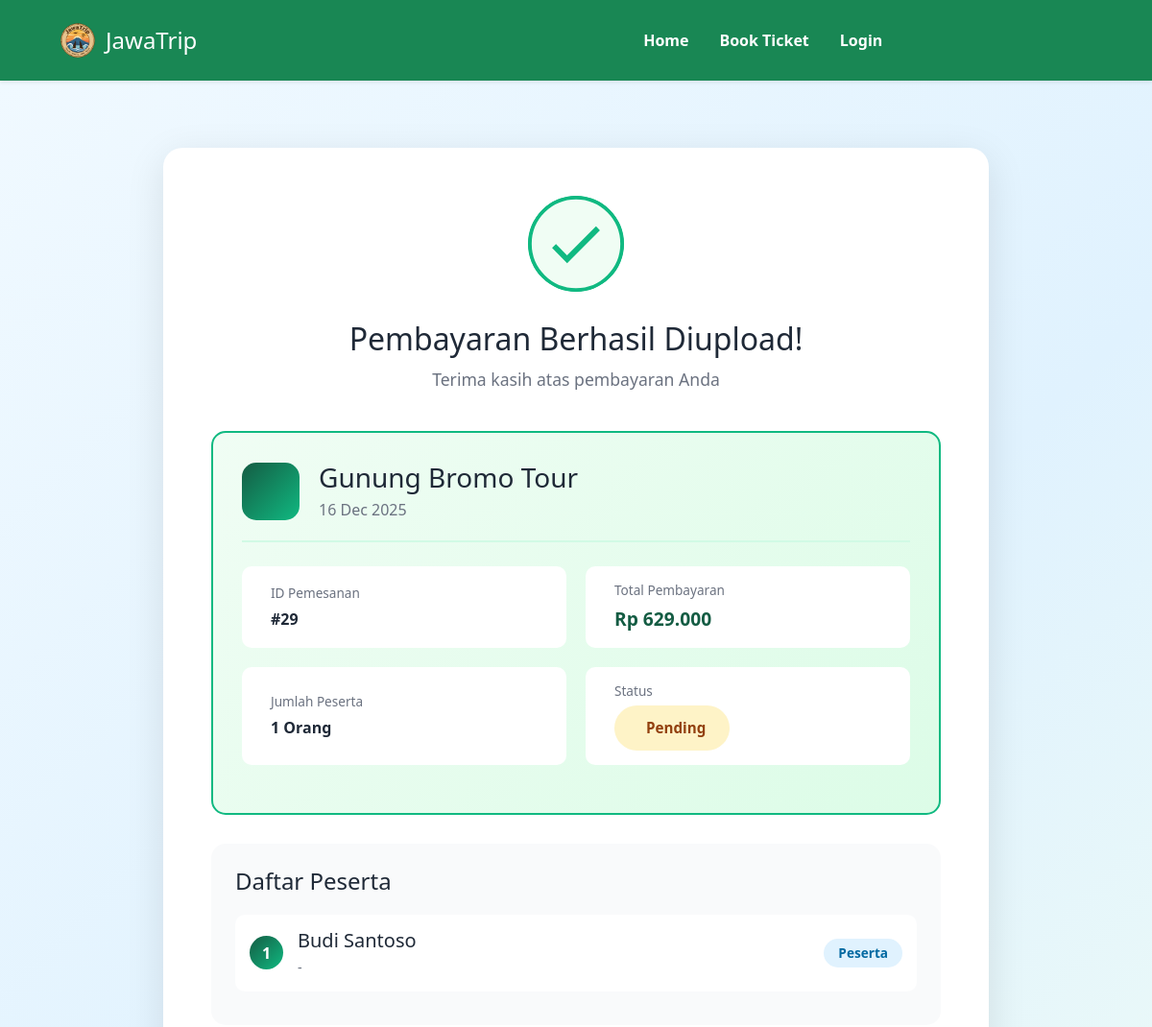
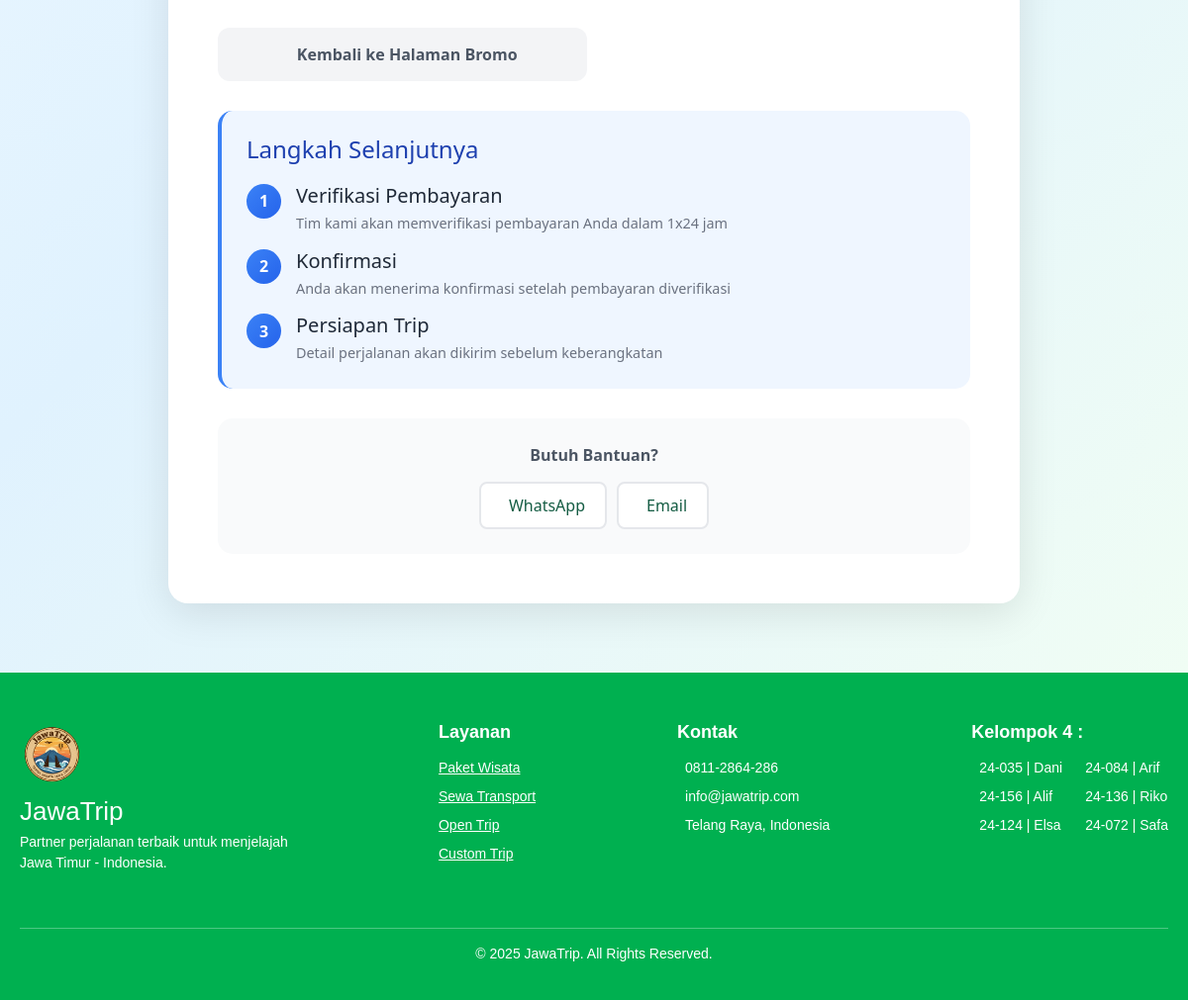
Page /payment_success_bromo.php?id=29 on the committed database (2 pictures, top to bottom).
### tables this page shows
CREATE TABLE `pemesanan_bromo` (
  `id` int(11) NOT NULL,
  `user_id` int(11) DEFAULT NULL,
  `tanggal_kunjungan` date DEFAULT NULL,
  `jumlah_orang` int(11) DEFAULT NULL,
  `sewa_jeep` varchar(5) DEFAULT NULL,
  `sewa_trail` varchar(5) DEFAULT NULL,
  `jumlah_trail` int(11) DEFAULT NULL,
  `total_harga` int(11) DEFAULT NULL,
  `status` varchar(20) DEFAULT NULL,
  `created_at` timestamp NOT NULL DEFAULT current_timestamp(),
  `bukti_transfer` varchar(255) DEFAULT NULL,
  `waktu_bayar` datetime DEFAULT NULL,
  `alasan_batal` text DEFAULT NULL,
  `waktu_batal` datetime DEFAULT NULL,
  `updated_at` datetime DEFAULT NULL
);

CREATE TABLE `pembayaran_bromo` (
  `id` int(11) NOT NULL,
  `bromo_id` int(11) NOT NULL,
  `user_id` int(11) DEFAULT NULL,
  `bukti_bayar` varchar(255) NOT NULL,
  `status_bayar` enum('pending','menunggu_verifikasi','lunas') DEFAULT 'pending',
  `tanggal_bayar` datetime DEFAULT current_timestamp(),
  `tanggal_konfirmasi` datetime DEFAULT NULL,
  `created_at` timestamp NOT NULL DEFAULT current_timestamp(),
  `updated_at` timestamp NOT NULL DEFAULT current_timestamp() ON UPDATE current_timestamp()
);

CREATE TABLE `users` (
  `id_user` int(11) NOT NULL,
  `nama_lengkap` varchar(100) DEFAULT NULL,
  `email` varchar(100) DEFAULT NULL,
  `alamat` text DEFAULT NULL,
  `password` varchar(255) DEFAULT NULL,
  `role` enum('admin','user') DEFAULT 'user',
  `no_telepon` int(100) DEFAULT NULL
);

### payment_success_bromo.php (the view, shortened to what this page needs)
<?php
include 'koneksi.php';
include 'includes/header.php';
include 'includes/navbar.php';
$id_pemesanan = isset($_GET['id']) ? intval($_GET['id']) : 0;
$query = "SELECT pb.*, u.nama_lengkap
          FROM pemesanan_bromo pb
          LEFT JOIN users u ON pb.user_id = u.id_user
          WHERE pb.id = $id_pemesanan";
$result = mysqli_query($conn, $query);
$pemesanan = mysqli_fetch_assoc($result);
$query_payment = "SELECT *
                  FROM pembayaran_bromo
                  WHERE bromo_id = $id_pemesanan
                  ORDER BY created_at DESC
                  LIMIT 1";
$result_payment = mysqli_query($conn, $query_payment);
$payment = mysqli_fetch_assoc($result_payment);
$jumlah = $pemesanan['jumlah_orang'];
?>
<link rel="stylesheet" href="assets/payment-style.css">
<div class="payment-container">
    <div class="success-wrapper">
        <div class="success-card">
            <div class="success-animation">
                <div class="checkmark-circle">
                    <svg class="checkmark" xmlns="http://www.w3.org/2000/svg" viewBox="0 0 52 52">
                        <circle class="checkmark-circle-path" cx="26" cy="26" r="25" fill="none"/>
                        <path class="checkmark-check" fill="none" d="M14.1 27.2l7.1 7.2 16.7-16.8"/>
                    </svg>
                </div>
            </div>
            <h1 class="success-title">Pembayaran Berhasil Diupload!</h1>
            <p class="success-subtitle">Terima kasih atas pembayaran Anda</p>
            <div class="booking-card-success">
                <div class="booking-header-success">
                    <div class="booking-icon">
                    </div>
                    <div class="booking-info">
                        <h3>Gunung Bromo Tour</h3>
                        <p>
                            <?= date('d M Y', strtotime($pemesanan['created_at'])) ?>
                        </p>
                    </div>
                </div>
                <div class="booking-details-grid">
                    <div class="detail-item">
                        <div>
                            <p class="label">ID Pemesanan</p>
                            <p class="value">#<?= $pemesanan['id'] ?></p>
                        </div>
                    </div>
                    <div class="detail-item">
                        <div>
                            <p class="label">Total Pembayaran</p>
                            <p class="value price">
                                Rp <?= number_format($pemesanan['total_harga'], 0, ',', '.') ?>
                            </p>
                        </div>
                    </div>
                    <div class="detail-item">
                        <div>
                            <p class="label">Jumlah Peserta</p>
                            <p class="value"><?= $pemesanan['jumlah_orang'] ?> Orang</p>
                        </div>
                    </div>
                    <div class="detail-item">
                        <div>
                            <p class="label">Status</p>
                            <?php
                                $status = strtolower($payment['status_bayar'] ?? 'pending');
                                if ($status === 'lunas') {
                                    $badgeClass = 'lunas';
                                    $iconClass  = 'bi bi-check-circle';
                                    $statusText = 'Lunas';
                                } elseif ($status === 'pending') {
                                    $badgeClass = 'pending';
                                    $iconClass  = 'bi bi-clock-history';
                                    $statusText = 'pending';
                                } else {
                                    $badgeClass = 'pending';
                                    $iconClass  = 'bi bi-clock-history';
                                    $statusText = 'Pending';
                                }
                            ?>
                            <span class="status-badge <?= $badgeClass ?>">
                                <i class="<?= $iconClass ?>"></i> <?= $statusText ?>
                            </span>
                        </div>
                    </div>
                </div>
            </div>
            <div class="passenger-list-success">
                <h4><i class="bi bi-people"></i> Daftar Peserta</h4>
                <?php for ($i = 1; $i <= $jumlah; $i++): ?>
                <div class="passenger-item-success">
                    <div class="passenger-number"><?= $i ?></div>
                    <div class="passenger-details">
                        <h5><?= htmlspecialchars($pemesanan['nama_lengkap']) ?></h5>
                        <p>-</p>
                    </div>
                    <span class="passenger-type-badge">Peserta</span>
                </div>
                <?php endfor; ?>
            </div>
            <div class="action-buttons-grid">
                <a href="destinasi/bromo.php" class="btn-home">
                    <i class="bi bi-house"></i> Kembali ke Halaman Bromo
                </a>
            </div>
            <div class="next-steps">
                <h4><i class="bi bi-list-check"></i> Langkah Selanjutnya</h4>
                <div class="steps-grid">
                    <div class="step-item">
                        <div class="step-number">1</div>
                        <div class="step-content">
                            <h5>Verifikasi Pembayaran</h5>
                            <p>Tim kami akan memverifikasi pembayaran Anda dalam 1x24 jam</p>
                        </div>
                    </div>
                    <div class="step-item">
                        <div class="step-number">2</div>
                        <div class="step-content">
                            <h5>Konfirmasi</h5>
                            <p>Anda akan menerima konfirmasi setelah pembayaran diverifikasi</p>
                        </div>
                    </div>
                    <div class="step-item">
                        <div class="step-number">3</div>
                        <div class="step-content">
                            <h5>Persiapan Trip</h5>
                            <p>Detail perjalanan akan dikirim sebelum keberangkatan</p>
                        </div>
                    </div>
                </div>
            </div>
            <div class="contact-info">
                <p><i class="bi bi-headset"></i> <strong>Butuh Bantuan?</strong></p>
                <div class="contact-methods">
                    <a href="https://wa.me/6281234567890" class="contact-btn">
                        <i class="bi bi-whatsapp"></i> WhatsApp
                    </a>
                    <a href="mailto:support@jawatrip.com" class="contact-btn">
                        <i class="bi bi-envelope"></i> Email
                    </a>
                </div>
            </div>
        </div>
    </div>
</div>
<?php include 'includes/footer.php'; ?>

### assets/dashboard_home.css (style rules this page uses)
html, body { margin: 0; padding: 0; }

### assets/payment-style.css (style rules this page uses)
.payment-container { min-height: 100vh; background: linear-gradient(135deg, #f0f9ff 0%, #e0f2fe 50%, #f0fdf4 100%); padding: 30px 20px; }

### rows in the picture
pemesanan_bromo: created_at "16 Dec 2025", id "29", total_harga "629.000", jumlah_orang "1", user.nama_lengkap "Budi Santoso"
pembayaran_bromo: status_bayar "Pending"
